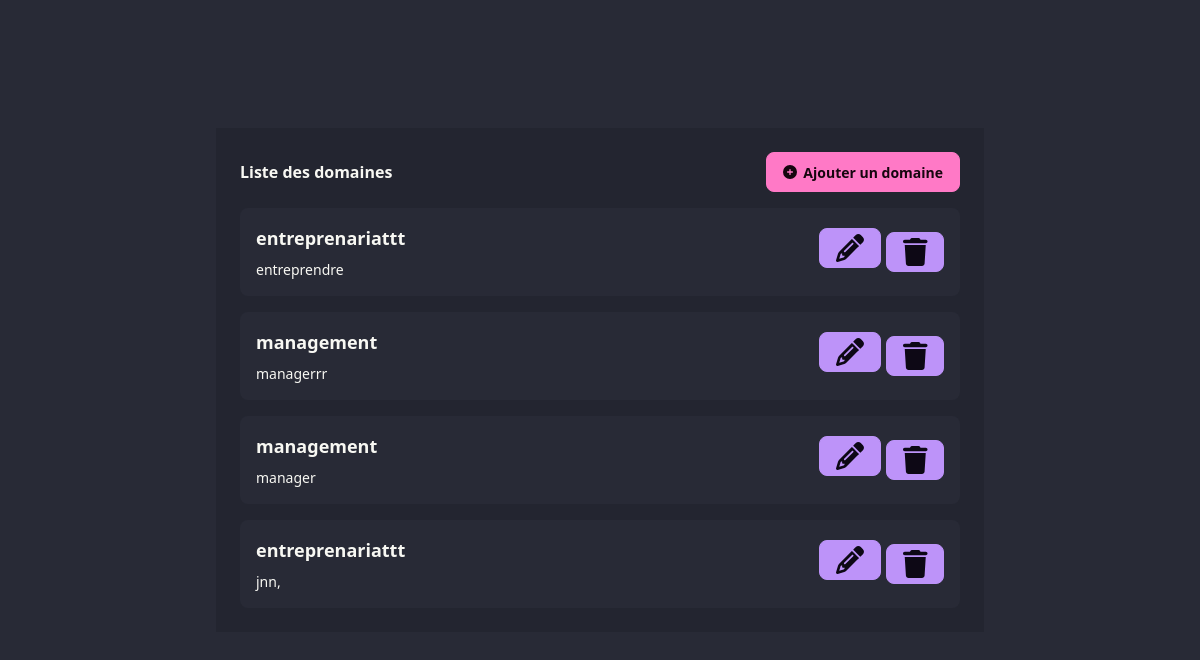
/domaine/ (signed in), run on the app's committed database.
### helpdeskapp/models.py (models this page shows, shortened)
class Domaine(models.Model):
    intitule = models.CharField(max_length=100)
    description= models.TextField()

### helpdeskapp/views.py (the view)
# urls.py: path('', views.list_domaines, name='list_domaines'),
def list_domaines(request):
    if 'utilisateur_id' not in request.session:
        return redirect('login')
    domaines = Domaine.objects.all()
    return render(request, 'domaine/list.html', {'domaines': domaines})

### helpdeskapp/templates/domaine/list.html (shortened to what this page needs)
{% extends "base.html" %}
{% block content %}
<div class="w-full bg-base-200">
    <div class="mb-4 flex justify-between items-center">
        <h1 class="text-2x1 font-bold">Liste des domaines</h1>
        <a href="{%url 'domaine:add_domaines' %}" class="btn btn-primary">
            <i class="fa fa-circle-plus"></i>
            Ajouter un domaine
        </a>
    </div>
    <div class="space-y-4 w-full">
        {% for domaine in domaines %}
        <div class="p-4 bg-base-100 rounded-lg w-full flex justify-between items-center">
            <div class="space-y-2">
                <p class="font-bold text-lg"> {{ domaine.intitule }}</p>
                <p class="text-sm"> {{ domaine.description }}</p>
            </div>
            <div class="space-y-2">
                <a href="{%url 'domaine:update_domaines' domaine.id %}" class="btn btn-secondary">
                    <i class="fa fa-pencil fa-2x"></i>
                </a>
                <a href="{%url 'domaine:delete_domaines' domaine.id %}" class="btn btn-secondary">
                    <i class="fa fa-trash fa-2x"></i>
                </a>
            </div>
        </div>
        {% endfor %}
    </div>
</div>
{% endblock %}

### data on the page
Domaine: intitule "entreprenariattt", description "entreprendre"
Domaine: intitule "management", description "managerrr"
Domaine: intitule "management", description "manager"
Domaine: intitule "entreprenariattt", description "jnn,"
